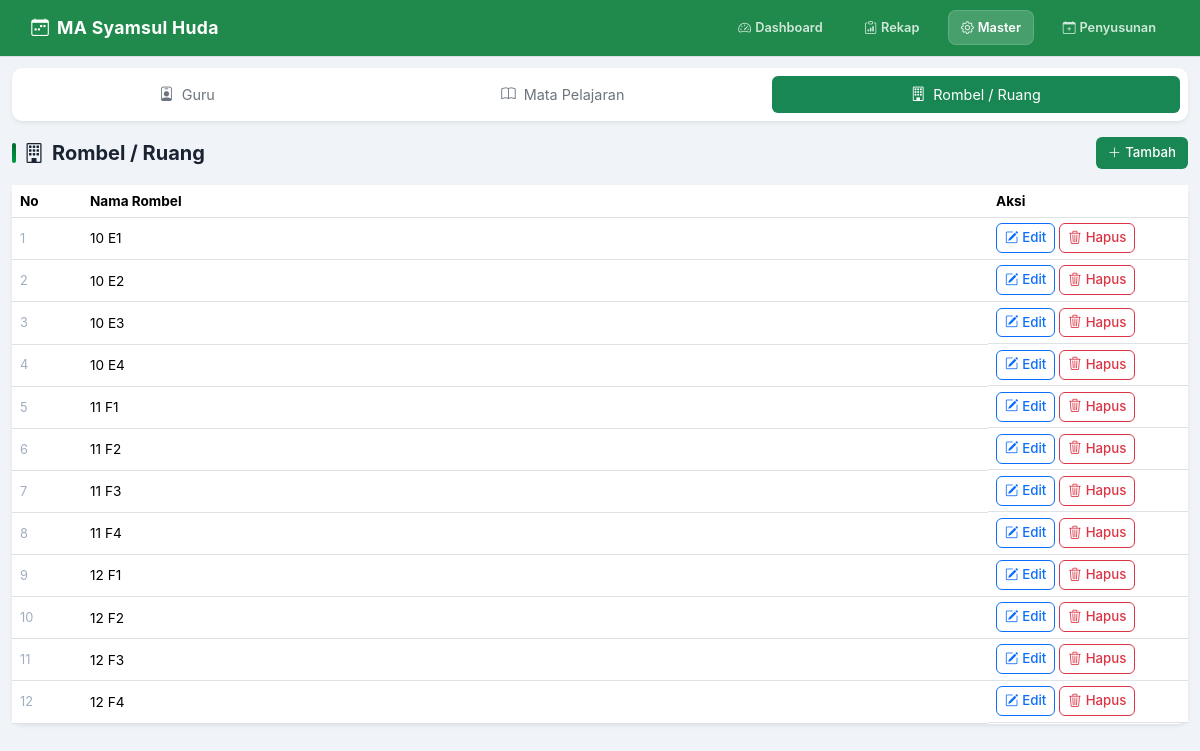
Page /master.php?type=classes on the committed database.
### tables this page shows
CREATE TABLE classes(id INTEGER PRIMARY KEY AUTOINCREMENT,name TEXT UNIQUE NOT NULL,active INTEGER DEFAULT 1);

### config/database.php (called while the page is built, shortened)
<?php
function e(?string $v): string
{
    return htmlspecialchars($v ?? '', ENT_QUOTES, 'UTF-8');
}

### master.php (the view, shortened to what this page needs)
<?php
require __DIR__ . '/config/database.php';
$pdo  = db();
$type = $_GET['type'] ?? 'teachers';
$m = [
    'teachers' => ['Guru',            ['code' => 'Kode', 'name' => 'Nama Guru', 'nip' => 'NIP'], 'bi-person-badge'],
    'subjects' => ['Mata Pelajaran',  ['code' => 'Kode', 'name' => 'Nama Mapel'],                'bi-book'],
    'classes'  => ['Rombel / Ruang',  ['name' => 'Nama Rombel'],                                  'bi-building'],
];
[$title, $fields, $icon] = $m[$type];
$editRow = null;
$rows = $pdo->query("SELECT * FROM $type ORDER BY name")->fetchAll();
require __DIR__ . '/templates/header.php';
?>
<div class="mx-auto" style="max-width: 1180px;">
    <div class="card shadow-sm mb-3">
        <div class="card-body p-2">
            <ul class="nav nav-pills nav-fill gap-2">
                <?php foreach ($m as $key => $meta): ?>
                    <?php [$label, $fieldList, $menuIcon] = $meta; ?>
                    <li class="nav-item">
                        <a class="nav-link py-2.5 <?= $type === $key ? 'active bg-success text-white' : 'text-secondary' ?>"
                           href="?type=<?= $key ?>">
                            <i class="bi <?= $menuIcon ?> me-2"></i><?= $label ?>
                        </a>
                    </li>
                <?php endforeach; ?>
            </ul>
        </div>
    </div>
    <div class="d-flex justify-content-between align-items-center mb-3">
        <h3 class="page-heading mb-0">
            <i class="bi <?= $icon ?>"></i> <?= $title ?>
        </h3>
        <a href="?type=<?= $type ?>&new=1" class="btn btn-success">
            <i class="bi bi-plus-lg me-1"></i>Tambah
        </a>
    </div>
    <div class="card shadow-sm">
        <div class="table-responsive">
            <table class="table table-sm mb-0 align-middle">
                <tr>
                    <th style="width: 70px;">No</th>
                    <?php foreach ($fields as $l): ?>
                        <th><?= $l ?></th>
                    <?php endforeach; ?>
                    <th style="width: 200px;">Aksi</th>
                </tr>
                <?php foreach ($rows as $i => $r): ?>
                    <tr <?= ($editRow && $editRow['id'] == $r['id']) ? 'class="table-warning"' : '' ?>>
                        <td style="color:#a0aec0;font-size:.8rem;"><?= $i + 1 ?></td>
                        <?php foreach ($fields as $f => $l): ?>
                            <td><?= e($r[$f]) ?></td>
                        <?php endforeach; ?>
                        <td class="d-flex gap-1 flex-wrap">
                            <a class="btn btn-sm btn-outline-primary"
                               href="?type=<?= $type ?>&edit=<?= $r['id'] ?>">
                                <i class="bi bi-pencil-square me-1"></i>Edit
                            </a>
                            <a class="btn btn-sm btn-outline-danger"
                               href="?type=<?= $type ?>&delete=<?= $r['id'] ?>"
                               onclick="return confirm('Hapus?')">
                                <i class="bi bi-trash3 me-1"></i>Hapus
                            </a>
                        </td>
                    </tr>
                <?php endforeach; ?>
            </table>
        </div>
    </div>
</div>
<?php require __DIR__ . '/templates/footer.php'; ?>

### assets/css/app.css (style rules this page uses)
*, *::before, *::after { box-sizing: border-box }
body { background: #f0f4f8; font-family: -apple-system, BlinkMacSystemFont, "Segoe UI", Roboto, Helvetica, Arial, sans-serif; font-size: 0.9rem; color: #1a2332; padding-top: 0; margin: 0; }
.card { border: none; border-radius: 10px; box-shadow: 0 2px 12px rgba(0, 0, 0, .07); }
.btn { border-radius: 6px; font-weight: 500; font-size: .83rem; transition: transform .12s, box-shadow .12s; }
.btn-success { background: #198754; border: none; }
.table { font-size: .85rem; }
.table td { padding: .75rem 1rem; vertical-align: middle; }
.table-sm th, .table-sm td { padding: .35rem .5rem !important; }
.page-heading { font-size: 1.25rem; font-weight: 700; color: #1a2332; margin-bottom: 1.2rem; display: flex; align-items: center; gap: .5rem; }
.page-heading::before { content: ''; display: inline-block; width: 4px; height: 1.25rem; background: linear-gradient(#006b2e, #009a44); border-radius: 2px; }

### rows in the picture
classes: name "10 E1"
classes: name "10 E2"
classes: name "10 E3"
classes: name "10 E4"
classes: name "11 F1"
classes: name "11 F2"
classes: name "11 F3"
classes: name "11 F4"
classes: name "12 F1"
classes: name "12 F2"
classes: name "12 F3"
classes: name "12 F4"

### other values in the picture
$label "Guru"
$label "Mata Pelajaran"
$label "Rombel / Ruang"
$title "Rombel / Ruang"
$l "Nama Rombel"
